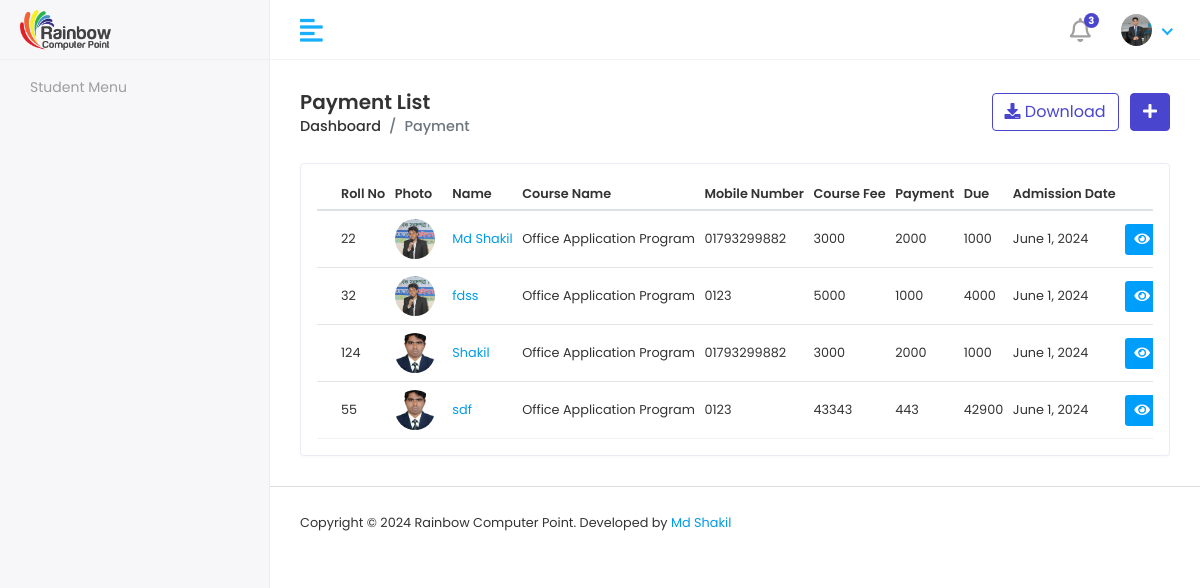
/paymentList/, run on the app's committed database.
### RainbowApp/models.py (models this page shows)
class StudentInfoModel(models.Model):
    user = models.OneToOneField(CustomUserModel, on_delete =models.CASCADE,related_name='studentuser')
    StudentName = models.CharField(max_length=100)
    FatherName = models.CharField(max_length=100)
    MotherName = models.CharField(max_length=100)
    GENDER = [
        ('Male','Male'),
        ('Female','Female'),
    ]
    Gender = models.CharField(choices=GENDER,max_length=100)
    DOB = models.DateField()
    Religion = models.CharField(max_length=100)
    Mobile = models.CharField(max_length=100)
    EmergencyMobile = models.CharField(max_length=100)
    StudentPhoto = models.ImageField(upload_to='studentphoto')
    PresentAddress = models.CharField(max_length=100)
    PermanentAddress = models.CharField(max_length=100)
    RollNo = models.CharField(max_length=100)
    CourseName = models.ForeignKey(CourseInfoModel,on_delete=models.DO_NOTHING)
    BatchNo = models.ForeignKey(BatchInfoModel,on_delete=models.DO_NOTHING)
    Batchschedule = models.CharField(max_length=100)
    SECTION = [
        ('A','A'),
        ('B','B'),
        ('C','C'),
    ]
    Section = models.CharField(max_length=100)
    CourseFee = models.CharField(max_length=100)
    Payment = models.CharField(max_length=100)
    Due = models.CharField(max_length=100)
    AdmissionDate = models.DateField(auto_now_add=True)
    LastModified = models.DateField(auto_now=True)

class CourseInfoModel(models.Model):
    CourseName = models.CharField(max_length=100)
    CourseDuration = models.CharField(max_length=100)
    WeeklyClass = models.CharField(max_length=100)
    ClassDurationHour = models.CharField(max_length=100)
    ClassDurationMinute = models.CharField(max_length=100)
    CourseFee = models.CharField(max_length=100)
    AboutCourse = models.TextField()
    CourseTopics = models.TextField()
    CourseImage = models.ImageField(upload_to='courseImg')
    def __str__(self):
        return self.CourseName

### RainbowProject/views.py (the view)
# urls.py: path('paymentList/',paymentList, name='paymentList'),
def paymentList(request):
    studentinfo = StudentInfoModel.objects.all()
    context = {
        'studentinfo':studentinfo,
    }
    return render(request,'payment/paymentlist.html',context)

### template/payment/paymentlist.html (shortened to what this page needs)
{% extends 'adminmaster/adminmaster.html' %}
{% block admincontent %}
{% load static %}
<div class="content container-fluid">
    <div class="page-header">
       <div class="row align-items-center">
          <div class="col">
             <h3 class="page-title">Payment List</h3>
             <ul class="breadcrumb">
                <li class="breadcrumb-item"><a href="{% url 'adminDashboard' %}">Dashboard</a></li>
                <li class="breadcrumb-item active">Payment</li>
             </ul>
          </div>
          <div class="col-auto text-right float-right ml-auto">
             <a href="#" class="btn btn-outline-primary mr-2"><i class="fas fa-download"></i> Download</a>
             <a href="{% url 'addStudentPage' %}" class="btn btn-primary"><i class="fas fa-plus"></i></a>
          </div>
       </div>
    </div>
    <div class="row">
       <div class="col-sm-12">
          <div class="card card-table">
             <div class="card-body">
                <div class="table-responsive">
                   <table class="table table-hover table-center mb-0 datatable">
                      <thead>
                         <tr>
                            <th>Roll No</th>
                            <th>Photo</th>
                            <th>Name</th>
                            <th>Course Name</th>
                            <th>Mobile Number</th>
                            <th>Course Fee</th>
                            <th>Payment</th>
                            <th>Due</th>
                            <th>Admission Date</th>
                            <th class="text-right">Action</th>
                         </tr>
                      </thead>
                      <tbody>
                        {% for i in studentinfo %}
                        <tr>
                            <td>{{i.RollNo}}</td>
                            <td>
                                <h2 class="table-avatar">
                                   <a class="avatar avatar-sm mr-2"><img class="avatar-img rounded-circle" src="{{i.StudentPhoto.url}}" alt="User Image"></a>
                                </h2>
                             </td>
                           <td>
                                 <a href="">{{i.StudentName}}</a>
                           </td>
                           <td>{{i.CourseName}}</td>
                           <td>{{i.Mobile}}</td>
                           <td>{{i.CourseFee}}</td>
                           <td>{{i.Payment}}</td>
                           <td>{{i.Due}}</td>
                           <td>{{i.AdmissionDate}}</td>
                           <td class="text-right">
                              <div class="actions">
                                 <a href="" class="btn btn-sm bg-info-light mr-2">
                                 <i class="fas fa-eye"></i>
                                 </a>
                              </div>
                           </td>
                        </tr>
                        {% endfor %}
                      </tbody>
                   </table>
                </div>
             </div>
          </div>
       </div>
    </div>
 </div>
{% endblock admincontent %}

### static/assets/css/style.css (style rules this page uses)
html { height: 100%; }
body { background-color: #fff; color: #333; font-family: 'Poppins', sans-serif; font-size: 0.8rem; height: 100%; line-height: 1; overflow-x: hidden; }
h1, h2, h3, h4, h5, h6 { font-family: 'Poppins', sans-serif; margin-top: 0; }
a { color: #009ce7; }
input, button, a { transition: all 0.4s ease; -moz-transition: all 0.4s ease; -o-transition: all 0.4s ease; -ms-transition: all 0.4s ease; -webkit-transition: all 0.4s ease; }
ul, ol { padding: 0px; list-style: none; }
.table { color: #333; max-width: 100%; margin-bottom: 0; width: 100%; }
table.table td h2 { display: inline-block; font-size: inherit; font-weight: 400; margin: 0; padding: 0; vertical-align: middle; }
table.table td h2.table-avatar { align-items: center; display: inline-flex; font-size: inherit; font-weight: 400; margin: 0; padding: 0; vertical-align: middle; white-space: nowrap; }
table.table td h2 a { color: #333; }
.table thead tr th { font-weight: 600; }
.table tbody tr { border-bottom: 1px solid rgba(0, 0, 0, 0.05); }
.table.table-center td, .table.table-center th { vertical-align: middle; }
.card-table .card-body .table > thead > tr > th { border-top: 0; }
.card-table .card-body .table tr td:first-child, .card-table .card-body .table tr th:first-child { padding-left: 1.5rem; }
.card-table .card-body .table tr td:last-child, .card-table .card-body .table tr th:last-child { padding-right: 1.5rem; }
.card-table .table td, .card-table .table th { border-top: 1px solid #e2e5e8; padding: 0.5rem 0.3rem; white-space: nowrap; }
.btn-primary { background-color: #4a45cf; border: 1px solid #4a45cf; }
.btn-outline-primary { color: #4a45cf; border-color: #4a45cf; }
.card { border: 1px solid #ececf5; box-shadow: 0 1px 3px 0 rgba(0, 0, 0, 0.03); margin-bottom: 1.875rem; }
.card-body { padding: 1rem; }
.bg-info-light { background-color:#009efb !important; color:#fff !important; }
.avatar { position: relative; display: inline-block; width: 3rem; height: 3rem }
.avatar > img { width: 100%; height: 100%; -o-object-fit: cover; object-fit: cover; }
.avatar-sm { width: 2.5rem; height: 2.5rem; }
.page-wrapper > .content { padding: 1.875rem 1.875rem 0; }
.page-header { margin-bottom: 1.875rem; }
.page-header .breadcrumb { background-color: transparent; color: #6c757d; font-size: 0.9rem; font-weight: 500; margin-bottom: 0; padding: 0; }
.page-header .breadcrumb a { color: #333; }
.page-title { font-size: 20px; font-weight: 600; color: #333; margin-bottom: 5px; }

### data on the page
StudentInfoModel: RollNo "22", StudentPhoto (picture), StudentName "Md Shakil", CourseName "Office Application Program", Mobile "01793299882", CourseFee "3000", Payment "2000", Due "1000", AdmissionDate "June 1, 2024"
StudentInfoModel: RollNo "32", StudentPhoto (picture), StudentName "fdss", CourseName "Office Application Program", Mobile "0123", CourseFee "5000", Payment "1000", Due "4000", AdmissionDate "June 1, 2024"
StudentInfoModel: RollNo "124", StudentPhoto (picture), StudentName "Shakil", CourseName "Office Application Program", Mobile "01793299882", CourseFee "3000", Payment "2000", Due "1000", AdmissionDate "June 1, 2024"
StudentInfoModel: RollNo "55", StudentPhoto (picture), StudentName "sdf", CourseName "Office Application Program", Mobile "0123", CourseFee "43343", Payment "443", Due "42900", AdmissionDate "June 1, 2024"
